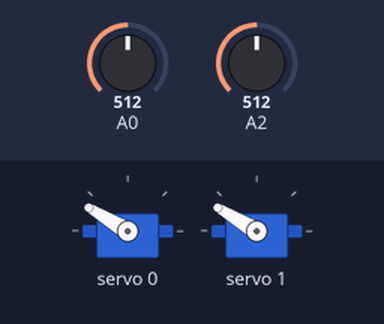
The sketch below on a simulated Arduino Uno, built with avr-gcc and run on an emulated ATmega328P. Parts: 2 × servo. Inputs (shaded band) come from the test bench; at power-on: A0 = 512, A2 = 512.

Above: at 1.2 s.
1.3 s: A0 set to 716
At 1.6 s:
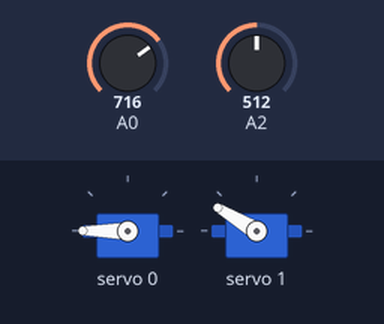
2.8 s: A2 set to 716
At 3.9 s:
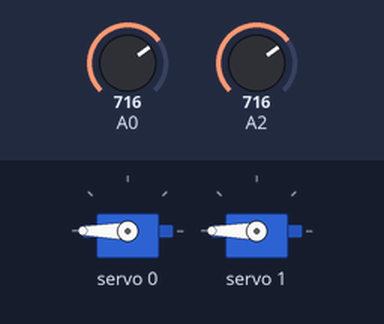
4.3 s: A0 set to 511
At 5.2 s:
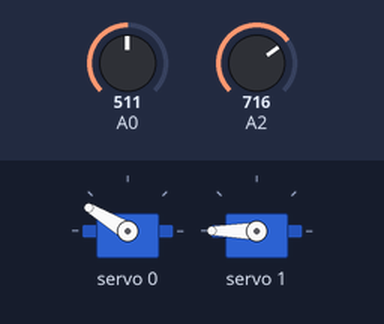
5.8 s: A2 set to 306
At 6.2 s:
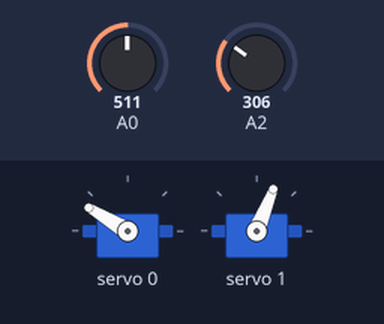
7.3 s: A2 set to 122
At 8.5 s:
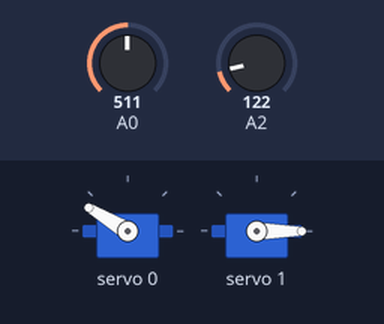
8.8 s: A0 set to 306
At 9.8 s:
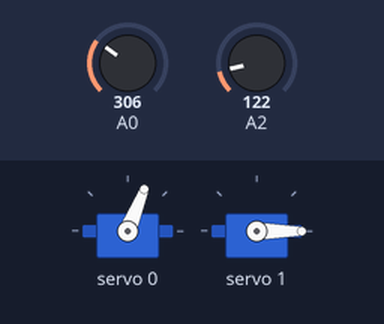
Timing chart, 0 to 11.3 s (numbered marks = the images above; inputs shaded):
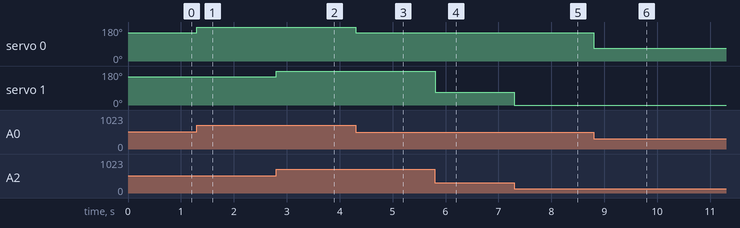

The sketch:

sketch_mar7a.ino
```cpp
#include <Adafruit_PWMServoDriver.h>
#include <Wire.h>

Adafruit_PWMServoDriver motorPWM = Adafruit_PWMServoDriver();


int servo;


void setup() {
  // put your setup code here, to run once:
  //  pinMode(upperPot, INPUT);
  Serial.begin(9600);
  motorPWM.begin();
  motorPWM.setPWMFreq(60);
}


void loop() {

  //this gathers the pots data and converts it to digital
  float lowerVal = analogRead(A0);
  servo = 0;  //this will tell the function whixh servo to use
  lowerVal = lowerVal;
  motorPWM.setPWM(servo, 0, lowerVal);  //this will tell the PWM which servo to use, and the value it wants the motor to spin to


  //this gathers the pots data and converts it to digital
  float upperVal = analogRead(A2);
  servo = 1;  //this will tell the function whixh servo to use
  upperVal = upperVal;
  motorPWM.setPWM(servo, 0, upperVal);  //this will tell the PWM which servo to use, and the value it wants the motor to spin to
}
```

Measured:
- after the input at 1.3 s, servo 0: 149° → 180° at once
- after the input at 2.8 s, servo 1: 149° → 180° at once
- after the input at 4.3 s, servo 0: 180° → 149° at once
- after the input at 5.8 s, servo 1: 180° → 68° at once
- after the input at 7.3 s, servo 1: 68° → 0° at once
- after the input at 8.8 s, servo 0: 149° → 68° at once
